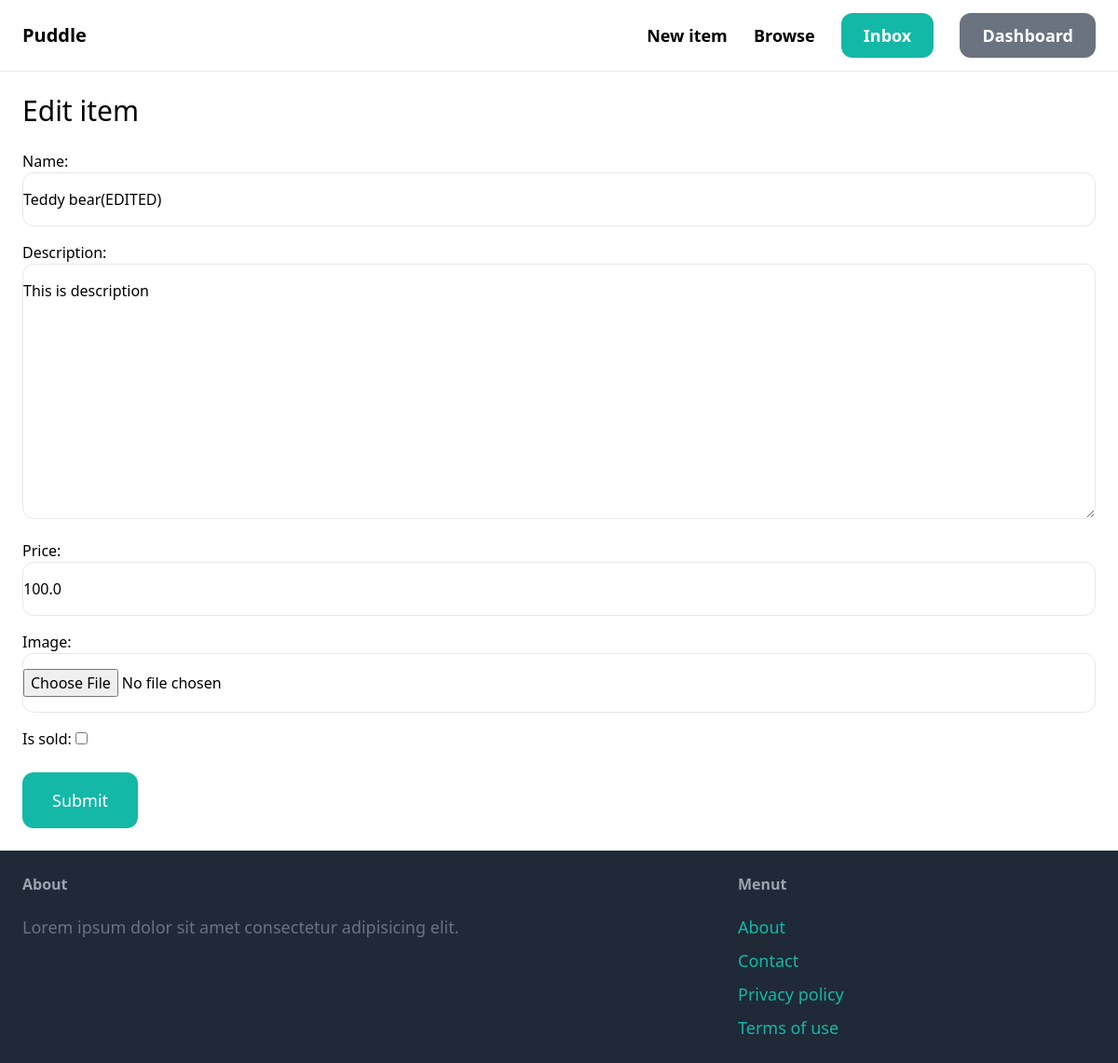
The app's page /edit/1 (signed in) with its own data.
### item/models.py (models this page shows, shortened)
class Item(models.Model):
    category=models.ForeignKey(Category,on_delete=models.CASCADE,related_name='items')
    name=models.CharField(max_length=250)
    description=models.TextField(blank=True,null=True)
    price=models.FloatField()
    image=models.ImageField(upload_to='item_images',blank=True,null=True)
    is_sold=models.BooleanField(default=False)
    created_at=models.DateTimeField(auto_now_add=True)
    created_by=models.ForeignKey(User,on_delete=models.CASCADE,related_name='items')

### item/views.py (the view)
# urls.py: path('edit/<int:pk>',views.edit,name='edit')
@login_required
def edit(request,pk):
    item=Item.objects.get(pk=pk)
    if request.method=='POST':
        form=EditItemForm(request.POST,request.FILES,instance=item)
        if form.is_valid():
           form.save()
           return redirect('detail',pk=item.id)
    else:
        form=EditItemForm(instance=item)
    return render(request,'item/form.html',{'form':form,'title':'Edit item'})

### item/forms.py
class EditItemForm(forms.ModelForm):
    class Meta:
        model=Item
        fields=['name','description','price','image','is_sold']
        widgets={
            'name':forms.TextInput(attrs={
                'class':INPUT_CLASSSES
            }),
            'description':forms.Textarea(attrs={
                'class':INPUT_CLASSSES
            }),
            'price':forms.TextInput(attrs={
                'class':INPUT_CLASSSES
            }),
            'image':forms.FileInput(attrs={
                'class':INPUT_CLASSSES
            })
        }

### item/templates/item/form.html (shortened to what this page needs)
{% extends 'core/base.html'%}
{% block content%}
    <h1 class="mb-6 text-3xl">{{title}}</h1>
    <form action="" method="post" enctype="multipart/form-data">
        <div class="space-y-4">
            {{form.as_p}}
        </div>
            <button class=" mt-6 py-4 px-8 text-lg bg-teal-500 hover:bg-teal-700 rounded-xl text-white">Submit</button>
    </form>
{% endblock%}

### records on screen
Item: name "Teddy bear(EDITED)", description "This is description", price "100.0"

### other values on screen
{{ title }} "Edit item"
